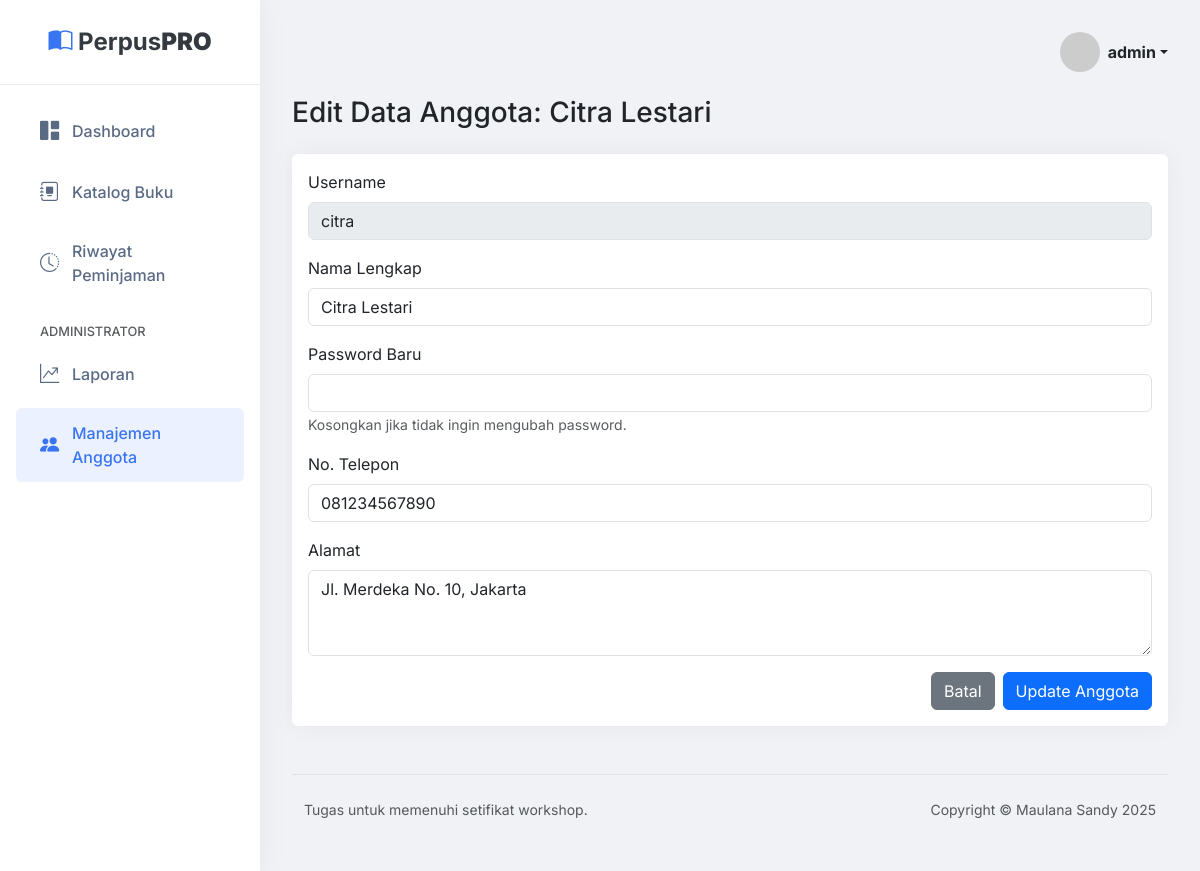
Page /anggota/edit.php?id=3 (signed in) on the committed database.
### tables this page shows
CREATE TABLE `users` (
  `id` int(11) NOT NULL,
  `username` varchar(100) NOT NULL,
  `password` varchar(255) NOT NULL,
  `nama_lengkap` varchar(255) DEFAULT NULL,
  `alamat` text DEFAULT NULL,
  `no_telepon` varchar(20) DEFAULT NULL,
  `role` enum('admin','anggota') NOT NULL DEFAULT 'anggota',
  `created_at` timestamp NOT NULL DEFAULT current_timestamp()
);

### config/database.php (called while the page is built, shortened)
<?php
$main_url = 'http://localhost/perpustakaan/';
?>

### anggota/edit.php (the view, shortened to what this page needs)
<?php
require_once '../templates/header.php';
$id = isset($_GET['id']) ? (int)$_GET['id'] : 0;
$stmt_select = mysqli_prepare($koneksi, "SELECT username, nama_lengkap, alamat, no_telepon FROM users WHERE id = ? AND role = 'anggota'");
mysqli_stmt_bind_param($stmt_select, "i", $id);
mysqli_stmt_execute($stmt_select);
$anggota = mysqli_fetch_assoc(mysqli_stmt_get_result($stmt_select));
?>
<h1 class="h3 mb-4">Edit Data Anggota: <?php echo htmlspecialchars($anggota['nama_lengkap']); ?></h1>
<div class="card">
    <div class="card-body">
        <form action="" method="POST">
            <div class="mb-3"><label for="username" class="form-label">Username</label><input type="text" class="form-control" id="username" value="<?php echo htmlspecialchars($anggota['username']); ?>" disabled readonly></div>
            <div class="mb-3"><label for="nama_lengkap" class="form-label">Nama Lengkap</label><input type="text" class="form-control" id="nama_lengkap" name="nama_lengkap" value="<?php echo htmlspecialchars($anggota['nama_lengkap']); ?>" required></div>
            <div class="mb-3"><label for="password" class="form-label">Password Baru</label><input type="password" class="form-control" id="password" name="password"><small class="form-text text-muted">Kosongkan jika tidak ingin mengubah password.</small></div>
            <div class="mb-3"><label for="no_telepon" class="form-label">No. Telepon</label><input type="text" class="form-control" id="no_telepon" name="no_telepon" value="<?php echo htmlspecialchars($anggota['no_telepon']); ?>"></div>
            <div class="mb-3"><label for="alamat" class="form-label">Alamat</label><textarea class="form-control" id="alamat" name="alamat" rows="3"><?php echo htmlspecialchars($anggota['alamat']); ?></textarea></div>
            <div class="d-flex justify-content-end">
                <a href="<?php echo $main_url; ?>anggota/index.php" class="btn btn-secondary me-2">Batal</a>
                <button type="submit" class="btn btn-primary">Update Anggota</button>
            </div>
        </form>
    </div>
</div>
<?php require_once '../templates/footer.php'; ?>

### templates/header.php (style rules this page uses)
:root { --bs-primary-rgb: 58, 117, 241; --bs-body-font-family: 'Inter', sans-serif; }
body { background-color: #f0f2f5; }
.card { border: none; box-shadow: 0 0 25px rgba(0,0,0,0.05); }

### rows in the picture
users: nama_lengkap "Citra Lestari", username "citra", no_telepon "081234567890", alamat "Jl. Merdeka No. 10, Jakarta"

### other values in the picture
$username "admin"
